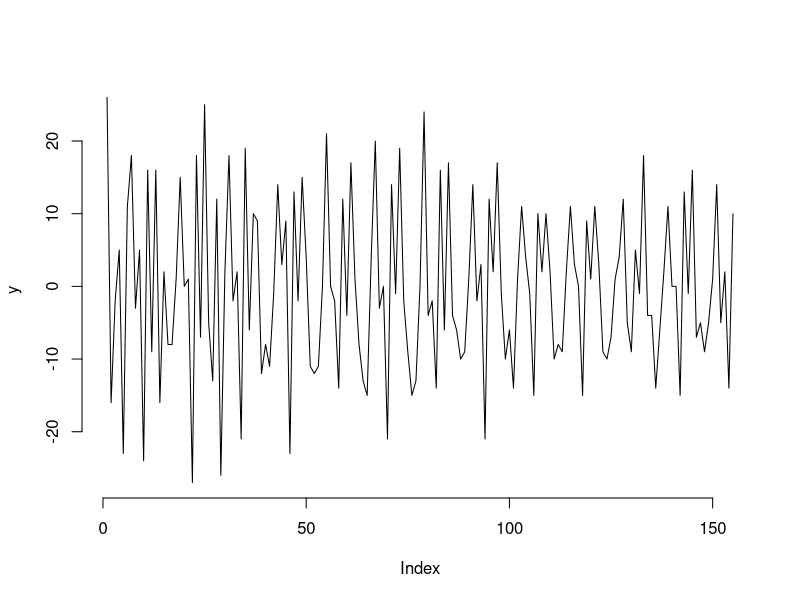
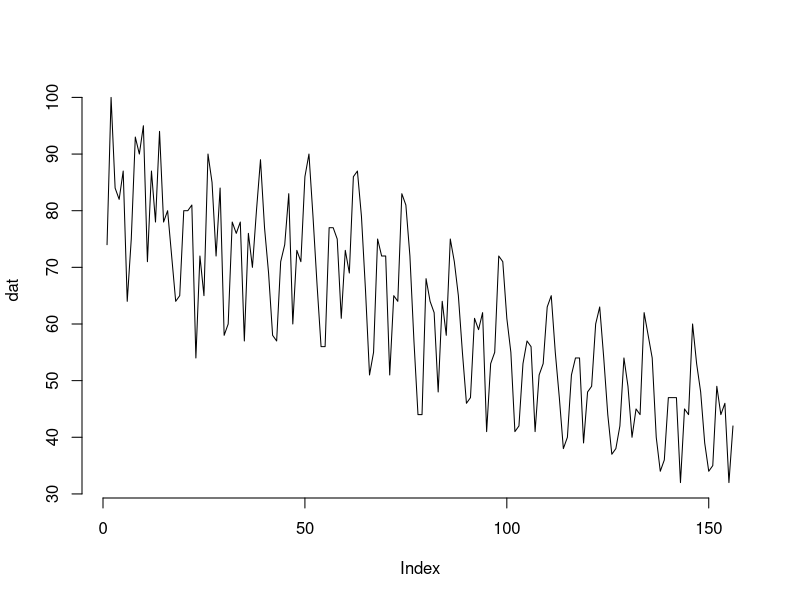
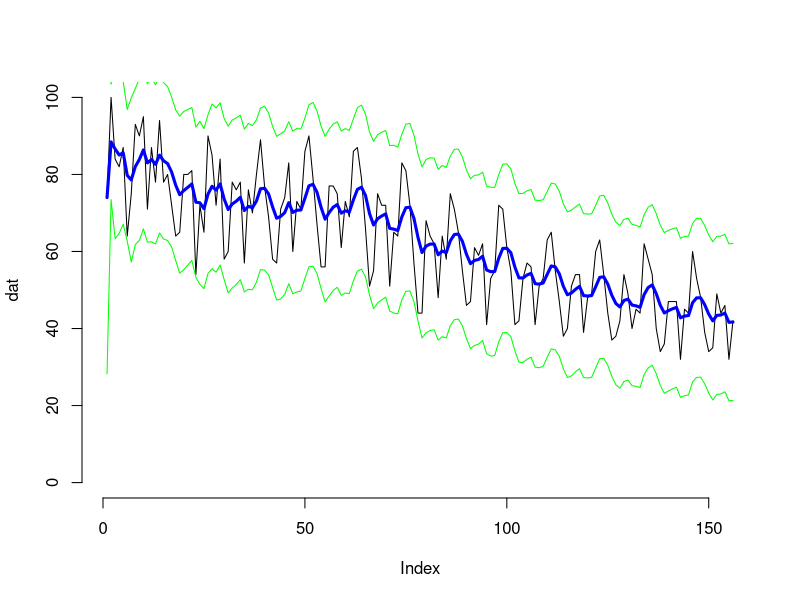
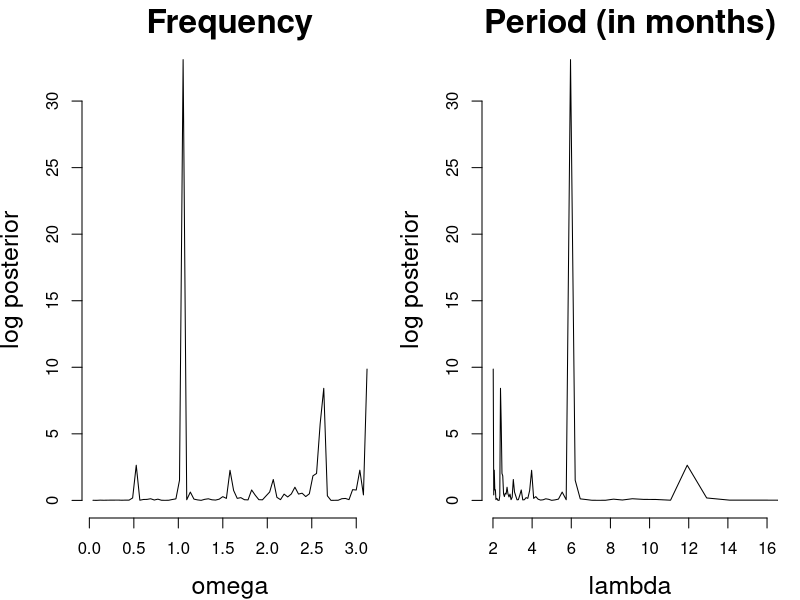

The R script that drew these images, in order:
### Part 1
dat = read.csv("./googletrendsUCSC.csv")[,2]
times = read.csv("./googletrendsUCSC.csv")[,1]
as.numeric(times)

y = diff(dat)
n = length(y)
tt = 1:n

plot(y, type='l', bty = 'n')
# axis(2)
# ind = round(seq(1, length(y), length = 6))
# axis(1, at = ind, labels = times[ind])

k = 1:floor(n/2-1/2)
omega = 2*pi*k/n

# omega = seq(0.001, pi-0.001, length = 1000)

a.hat = (2/n)*sapply(omega, function(w) sum(y * cos(w * tt)))
b.hat = (2/n)*sapply(omega, function(w) sum(y * sin(w * tt)))
Iw = (n/2)*(a.hat^2 + b.hat^2)
pw = (1 - Iw/sum(y^2))^(1 - n/2)

lambda = 2*pi/omega
pl = pw * (2*pi/(lambda^2))^0

omega[which.max(pw)]
lambda[which.max(pl)]

pdf("./figs/spectral.pdf", height = 8, width = 12)
par(mfrow = c(1,2), mar = c(4.1, 4.1, 2.1, 1.1))
plot(omega, log(pw), type='l', bty='n', main = "Frequency", ylab = "log posterior",
    cex.main = 2.0, cex.lab = 1.5)
plot(lambda, log(pl), type='l', bty='n', main = "Period (in months)", ylab = "log posterior",
    cex.main = 2.0, cex.lab = 1.5, xlab = "lambda", xlim = c(2, 16))
dev.off()


## pp = pw / sum(pw)
## cc = pl / sum(pl)
## bb = sample(omega, 100000, replace = TRUE, prob = pp)
## ll = 2*pi/bb
## 
## 
## #pdf("./sp_lh.pdf", height = 8, width = 13)
## par(mfrow = c(1,2), mar = c(4.1, 4.1, 2.1, 1.1))
## yy = table(bb) / length(bb)
## xx = as.numeric(names(yy))
## plot(xx, as.numeric(yy), xlim = c(0, pi), type='h', bty='n',
##     xlab = "omega", ylab = "posterior", main = "Frequency",
##     cex.main = 2, cex.lab = 1.5)
## lines(omega, pp, col='red')
## 
## yy = table(ll) / length(ll)
## xx = as.numeric(names(yy))
## plot(xx, as.numeric(yy), type='h', bty='n',
##     xlab = "lambda", ylab = "posterior", main = "Period (in 10 minutes)",
##     cex.main = 2, cex.lab = 1.5, bty='n')
## lines(lambda, cc, col='red')
## #dev.off()

### Part 2

get.vals = function(y, delta, m0, C0, n0, d0){
    n = length(y)
    Rt = double(n+1)
    Qt = double(n+1)
    At = double(n+1)
    ft = double(n+1)
    et = double(n+1)
    mt = double(n+1)
    nt = double(n+1)
    dt = double(n+1)
    St = double(n+1)
    Ct = double(n+1)

    mt[1] = m0
    Ct[1] = C0
    nt[1] = n0
    dt[1] = d0

    for (i in 2:(n+1)){
        Rt[i] = Ct[i-1] / delta # Ct[i-1] + Wt[i]
        Qt[i] = Rt[i] + St[i-1]
        At[i] = Rt[i]/Qt[i]   
        ft[i] = mt[i-1]
        et[i] = y[i-1] - ft[i]
        mt[i] = mt[i-1] + At[i]*et[i]
        nt[i] = nt[i-1] + 1
        dt[i] = dt[i-1] + St[i-1]*(et[i]^2) / Qt[i]
        St[i] = dt[i] / nt[i]
        Ct[i] = At[i] * St[i]
        }
    
    return (list("Rt"=Rt, "Qt"=Qt, "At"=At,
        "ft"=ft, "et"=et, "mt"=mt, "nt"=nt,
        "dt"=dt, "St"=St, "Ct"=Ct))   
    }
obs.pred.dens = function(dat, params){
    df = params$nt[-length(params$nt)]
    mu = params$ft[-1]
    sig2 = params$Qt[-1]
    out = lgamma((df+1)/2) - lgamma(df/2) - 1/2*log(df*pi*sig2) -
        (df+1)/2*log(1+(dat - mu)^2 / (df*sig2))
    return (sum(out))
    }

par(mfrow = c(1,1), mar = c(5.1, 4.1, 4.1, 2.1))
plot(dat, bty='n', type='l')
out = get.vals(dat, delta = 0.8, m0 = mean(dat), C0 = var(dat), n0 = 5, d0 = 100)


plot(dat, bty='n', type='l', ylim = c(0, 100))
lines(out$mt[-1], col = 'blue', lwd = 3)
lines(out$mt[-1] + sqrt(out$Qt[-1])*qt(0.975, out$nt[-(n+1)]), col = 'green')
lines(out$mt[-1] - sqrt(out$Qt[-1])*qt(0.975, out$nt[-(n+1)]), col = 'green')

opd = double(11)
del = seq(0.5, 1, length = 11)
for (i in 1:length(del)){
    out = get.vals(dat, delta = del[i], m0 = mean(dat), C0 = var(dat), n0 = 5, d0 = 100)
    opd[i] = obs.pred.dens(dat, out)
    }
